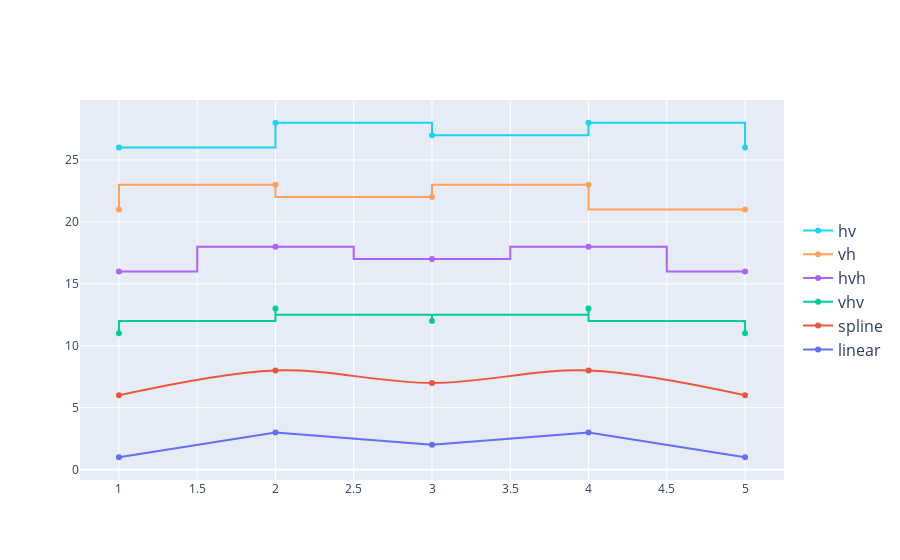

The notebook cell this image was saved under:
### Markdown cell above
## Interpolation with Line Plots

### Code cell
import plotly.graph_objects as go
import numpy as np

x = np.array([1, 2, 3, 4, 5])
y = np.array([1, 3, 2, 3, 1])

fig = go.Figure()
fig.add_trace(go.Scatter(x=x, y=y, name="linear", line_shape='linear'))
fig.add_trace(go.Scatter(x=x, y=y + 5, name="spline", line_shape='spline'))
fig.add_trace(go.Scatter(x=x, y=y + 10, name="vhv", line_shape='vhv'))
fig.add_trace(go.Scatter(x=x, y=y + 15, name="hvh", line_shape='hvh'))
fig.add_trace(go.Scatter(x=x, y=y + 20, name="vh",  line_shape='vh'))
fig.add_trace(go.Scatter(x=x, y=y + 25, name="hv",  line_shape='hv'))

fig.update_traces(hoverinfo='text+name', mode='lines+markers')
fig.update_layout(legend=dict(y=0.5, traceorder='reversed', font_size=16))

fig.show()

### Figure 1 — Plotly figure (JSON) as saved in the notebook; plotly's stock layout.template omitted (floating-point values rounded to 4 significant figures)
{"data": [{"hoverinfo": "text+name", "line": {"shape": "linear"}, "mode": "lines+markers", "name": "linear", "type": "scatter", "x": [1, 2, 3, 4, 5], "y": [1, 3, 2, 3, 1]}, {"hoverinfo": "text+name", "line": {"shape": "spline"}, "mode": "lines+markers", "name": "spline", "type": "scatter", "x": [1, 2, 3, 4, 5], "y": [6, 8, 7, 8, 6]}, {"hoverinfo": "text+name", "line": {"shape": "vhv"}, "mode": "lines+markers", "name": "vhv", "type": "scatter", "x": [1, 2, 3, 4, 5], "y": [11, 13, 12, 13, 11]}, {"hoverinfo": "text+name", "line": {"shape": "hvh"}, "mode": "lines+markers", "name": "hvh", "type": "scatter", "x": [1, 2, 3, 4, 5], "y": [16, 18, 17, 18, 16]}, {"hoverinfo": "text+name", "line": {"shape": "vh"}, "mode": "lines+markers", "name": "vh", "type": "scatter", "x": [1, 2, 3, 4, 5], "y": [21, 23, 22, 23, 21]}, {"hoverinfo": "text+name", "line": {"shape": "hv"}, "mode": "lines+markers", "name": "hv", "type": "scatter", "x": [1, 2, 3, 4, 5], "y": [26, 28, 27, 28, 26]}], "layout": {"legend": {"font": {"size": 16}, "traceorder": "reversed", "y": 0.5}}}
